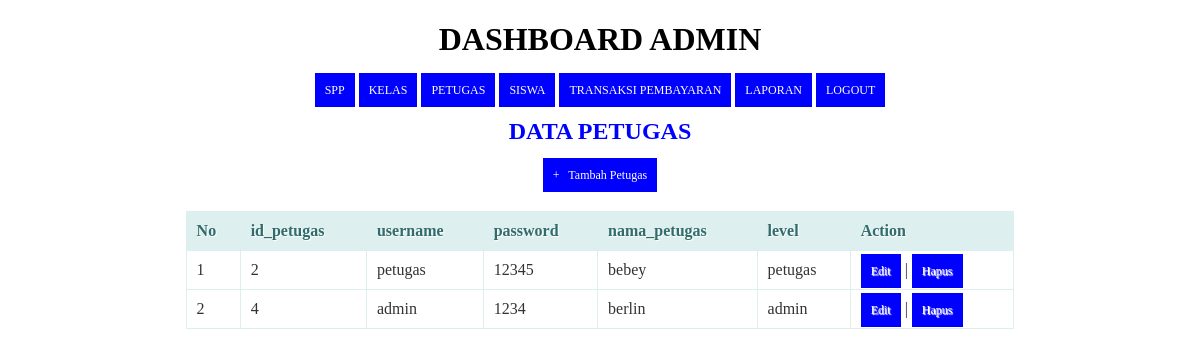
Screenshot of /petugas.php (signed in) with the database file from the repository.
### tables this page shows
CREATE TABLE `petugas` (
  `id_petugas` int(11) NOT NULL,
  `username` varchar(25) NOT NULL,
  `password` varchar(32) NOT NULL,
  `nama_petugas` varchar(35) NOT NULL,
  `level` enum('admin','petugas','','') NOT NULL
);

### petugas.php (the view, shortened to what this page needs)
<!DOCTYPE html>
<html>
  <head>
  </head>
<body>
  <?php
  include ('header.php');
?>
    <center><h2>Data Petugas</h2><center>
    <center><a href="tambahpetugas.php">+ &nbsp; Tambah Petugas</a><center>
    <br/>
    <table>
      <thead>
        <tr>
          <th>No</th>
          <th>id_petugas</th>
          <th>username</th>
          <th>password</th>
          <th>nama_petugas</th>
        <th>level</th>
          <th>Action</th>
        </tr>
    </thead>
    <tbody>
      <?php
      $query = "SELECT * FROM petugas ORDER BY id_petugas ASC";
      $result = mysqli_query($koneksi, $query);
      $no = 1;
      while($row = mysqli_fetch_assoc($result))
      {
      ?>
       <tr>
          <td><?php echo $no; ?></td>
          <td><?php echo $row['id_petugas']; ?></td>
          <td><?php echo $row['username']; ?></td>
          <td><?php echo $row['password']; ?></td>
          <td><?php echo $row['nama_petugas']; ?></td>
          <td><?php echo $row['level']; ?></td>
          <td>
              <a href="edit_petugas.php?id=<?php echo $row['id_petugas']; ?>">Edit</a> |
              <a href="proses_hapuspetugas.php?id=<?php echo $row['id_kelas']; ?>" onClick="return confirm('Anda yakin akan menghapus data ini?')">Hapus</a>
          </td>
      </tr>
      <?php
        $no++;
      }
      ?>
    </tbody>
    </table>
</body>
</html>

### petugas.php (style rules this page uses)
* { font-family: "Trebuchet MS"; }
h2 { text-transform: uppercase; color: blue; }
table { border: solid 1px #DDEEEE; border-collapse: collapse; border-spacing: 0; width: 70%; margin: 10px auto 10px auto; }
table thead th { background-color: #DDEFEF; border: solid 1px #DDEEEE; color: #336B6B; padding: 10px; text-align: left; text-shadow: 1px 1px 1px #fff; text-decoration: none; }
table tbody td { border: solid 1px #DDEEEE; color: #333; padding: 10px; text-shadow: 1px 1px 1px #fff; }
a { background-color: blue; color: #fff; padding: 10px; text-decoration: none; font-size: 12px; }

### header.php (style rules this page uses)
* { font-family: "fantasy"; }
table { border: solid 1px #DDEEEE; border-collapse: collapse; border-spacing: 0; width: 70%; margin: 10px auto 10px auto; }
table thead th { background-color: #DDEFEF; border: solid 1px #DDEEEE; color: #336B6B; padding: 10px; text-align: left; text-shadow: 1px 1px 1px #fff; text-decoration: none; }
table tbody td { border: solid 1px #DDEEEE; color: #333; padding: 10px; text-shadow: 1px 1px 1px #fff; }
a { background-color: blue; color: #fff; padding: 10px; text-decoration: none; font-size: 12px; }

### rows the page displays
petugas: id_petugas "2", username "petugas", password "12345", nama_petugas "bebey", level "petugas"
petugas: id_petugas "4", username "admin", password "1234", nama_petugas "berlin", level "admin"
